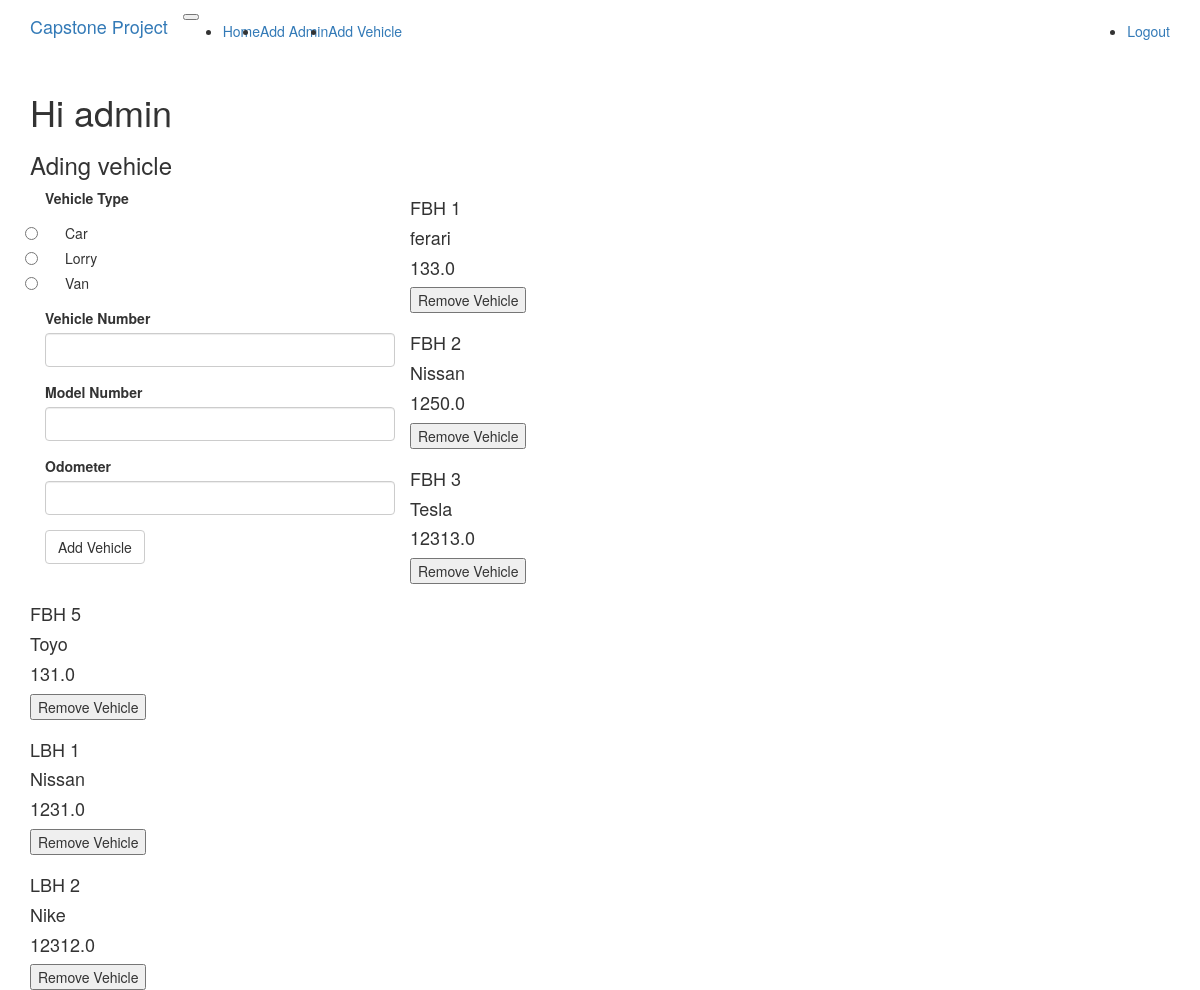
Page /addvehicle (signed in) on the earlier database version.
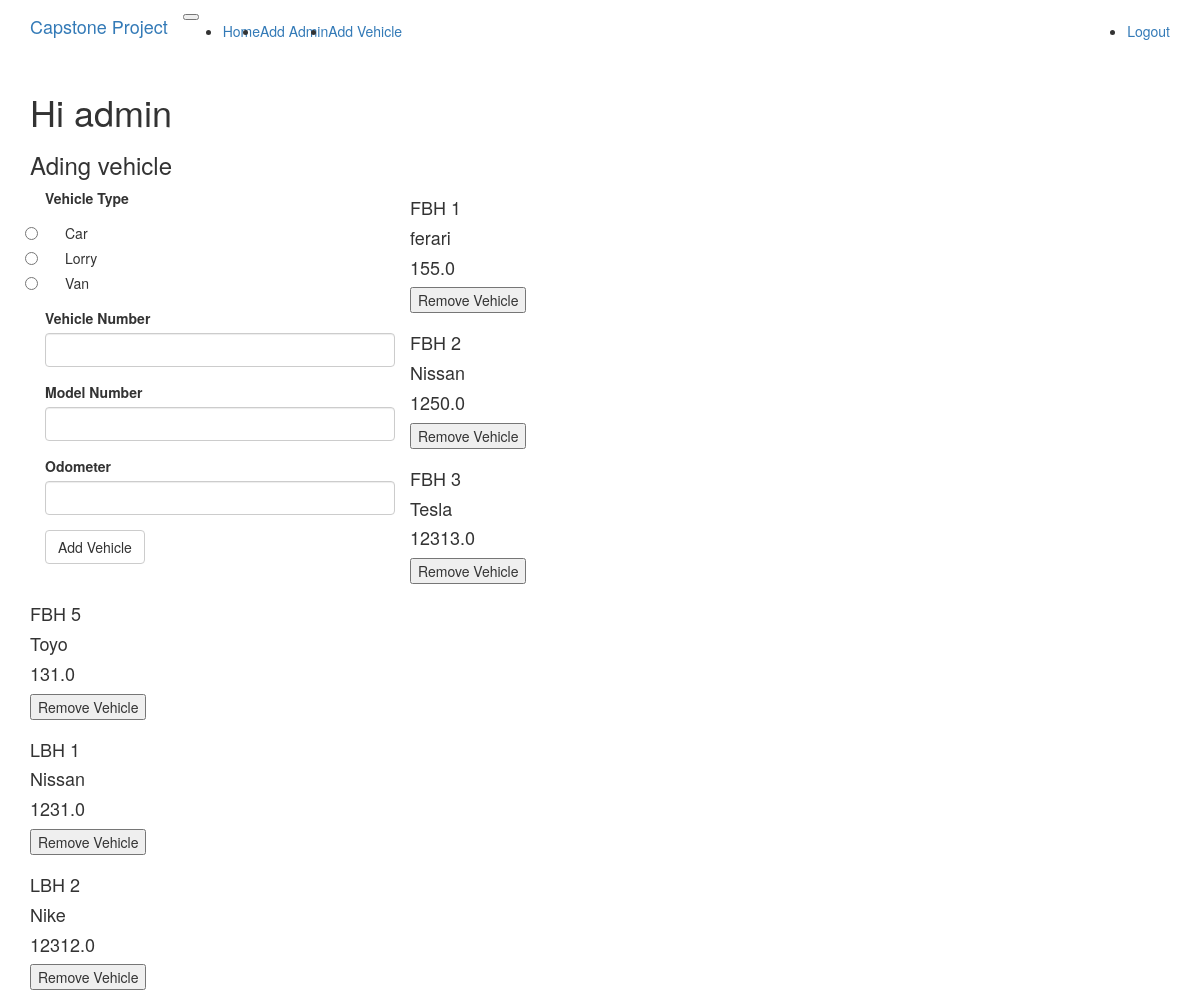
Same page on the later database version.
### app/models.py (models this page shows, shortened)
class Vehicle(db.Model):
    __tablename__ = 'vehicle'
    id = db.Column(db.Integer, primary_key=True)
    vehicle_num = db.Column(db.String(64))
    model_number = db.Column(db.String(64))
    odometer = db.Column(db.Float(64))
    vehicle_type = db.Column(db.String(64))
    unit_price = db.Column(db.Float(64))
    transaction = db.relationship('Transaction', backref='vehicle', lazy='dynamic')

### app/routes.py (the view, shortened to what this page needs)
@application.route('/addvehicle', methods=["GET", "POST"])
@login_required
def addvehicle():
    user = AdminUser.query.filter_by(username=current_user.username).first()
    if user.type != 'admin':
        return redirect('/')
    vehicles = Vehicle.query.all()
    form = AddVehicleForm()
    return render_template('add_vehicle.html', title='Add Vehicle',
                           form=form, type=user.type, vehicles=vehicles)

### app/forms.py
class AddVehicleForm(FlaskForm):
    vehicleType = RadioField('Vehicle Type', choices=[('Car', 'Car'), ('Lorry', 'Lorry'), ('Van', 'Van')],
                             validators=[DataRequired()])
    vehicleNum = StringField('Vehicle Number', validators=[DataRequired()])
    modelNumber = StringField('Model Number', validators=[DataRequired()])
    odometer = DecimalField('Odometer', validators=[DataRequired()])
    submit = SubmitField('Add Vehicle')

### app/models.py (called while the page is built)
@login.user_loader
def load_user(id):
    return User.query.get(int(id))

### app/templates/add_vehicle.html (shortened to what this page needs)
{% extends "base.html" %}
{% import "bootstrap/wtf.html" as wtf %}
{% block app_content %}
    <h1>Hi {{current_user.username}}</h1>
    <h3> Ading vehicle</h3>
    <div>
        <div class="col-md-4">
            {{ wtf.quick_form(form) }}
        </div>
    </div>
    {% for vehicle in vehicles %}
        <div class='border border-primary'>
            <h4>{{vehicle.vehicle_num}}</h4>
            <h4>{{vehicle.model_number}}</h4>
            <h4>{{vehicle.odometer}}</h4>
            <form  action="/removevehicle" method="POST">
                <button name='id' value={{vehicle.id}} type="submit">Remove Vehicle</button>
            </form>
        </div>
    {% endfor %}
{% endblock %}

Differences in the rows shown:
changed Vehicle "FBH 1": odometer "133.0" → "155.0"
